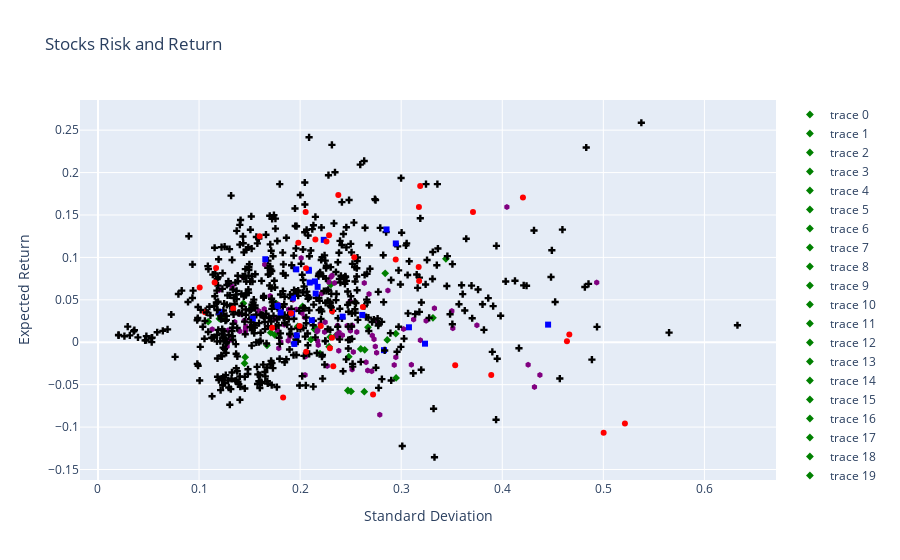

This figure's notebook cell:
### Code cell
# plot the mean and variance, the X axis is the std, the Y axis is the mean
# the vaiance is the diagonal of the covariance matrix
# if the ticker name contains .SS, it is a Chinese stock, mark it with red color
# if the ticker name contains .DE, it is a German stock, mark
# if the ticker name contains .L, it is a London stock, mark it with green color

# Prepare the data for plotting
standard_deviation = np.sqrt(np.diag(S))

# Create the figure
fig = go.Figure()

# Define a function to get marker styles based on ticker
def get_marker_style(ticker):
    if ".SS" in ticker:
        return dict(symbol='circle', color='red')
    elif ".ST" in ticker:
        return dict(symbol='square', color='blue')
    elif ".DE" in ticker:
        return dict(symbol='diamond', color='green')
    elif ".L" in ticker:
        return dict(symbol='hexagon', color='purple')
    else:
        return dict(symbol='cross', color='black')

# Add each ticker to the plot with appropriate marker style
for i, ticker in enumerate(valid_tickers):
    marker_style = get_marker_style(ticker)
    fig.add_trace(go.Scatter(
        x=[standard_deviation[i]],
        y=[mu[i]],
        mode='markers',
        marker=marker_style,
        text=[ticker],
        hoverinfo='text'
    ))

# Update layout
fig.update_layout(
    title='Stocks Risk and Return',
    yaxis_title='Expected Return',
    xaxis_title='Standard Deviation'
)

# Show the figure
fig.show()
